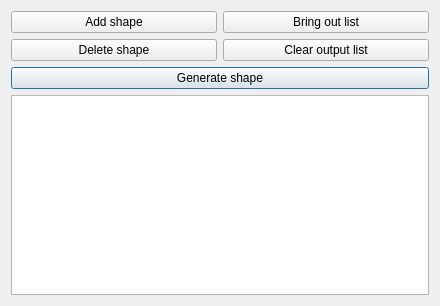
<?xml version="1.0" encoding="UTF-8"?>
<ui version="4.0">
 <class>MainDialog</class>
 <widget class="QDialog" name="MainDialog">
  <property name="geometry">
   <rect>
    <x>0</x>
    <y>0</y>
    <width>440</width>
    <height>306</height>
   </rect>
  </property>
  <property name="windowTitle">
   <string>MainDialog</string>
  </property>
  <layout class="QGridLayout" name="gridLayout">
   <item row="1" column="0">
    <widget class="QPushButton" name="delButton">
     <property name="focusPolicy">
      <enum>Qt::NoFocus</enum>
     </property>
     <property name="text">
      <string>Delete shape</string>
     </property>
    </widget>
   </item>
   <item row="1" column="1">
    <widget class="QPushButton" name="clearButton">
     <property name="focusPolicy">
      <enum>Qt::NoFocus</enum>
     </property>
     <property name="text">
      <string>Clear output list</string>
     </property>
    </widget>
   </item>
   <item row="2" column="0" colspan="2">
    <widget class="QPushButton" name="generateButton">
     <property name="text">
      <string>Generate shape</string>
     </property>
    </widget>
   </item>
   <item row="0" column="0">
    <widget class="QPushButton" name="addButton">
     <property name="focusPolicy">
      <enum>Qt::NoFocus</enum>
     </property>
     <property name="text">
      <string>Add shape</string>
     </property>
    </widget>
   </item>
   <item row="0" column="1">
    <widget class="QPushButton" name="listButton">
     <property name="focusPolicy">
      <enum>Qt::NoFocus</enum>
     </property>
     <property name="text">
      <string>Bring out list</string>
     </property>
    </widget>
   </item>
   <item row="3" column="0" colspan="2">
    <widget class="QPlainTextEdit" name="logText">
     <property name="enabled">
      <bool>true</bool>
     </property>
     <property name="readOnly">
      <bool>true</bool>
     </property>
    </widget>
   </item>
  </layout>
 </widget>
 <resources/>
 <connections/>
</ui>
